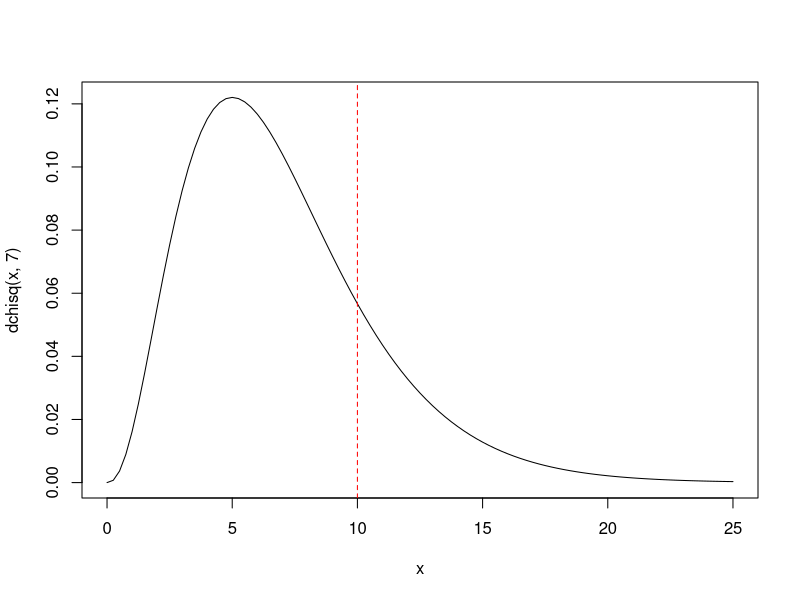
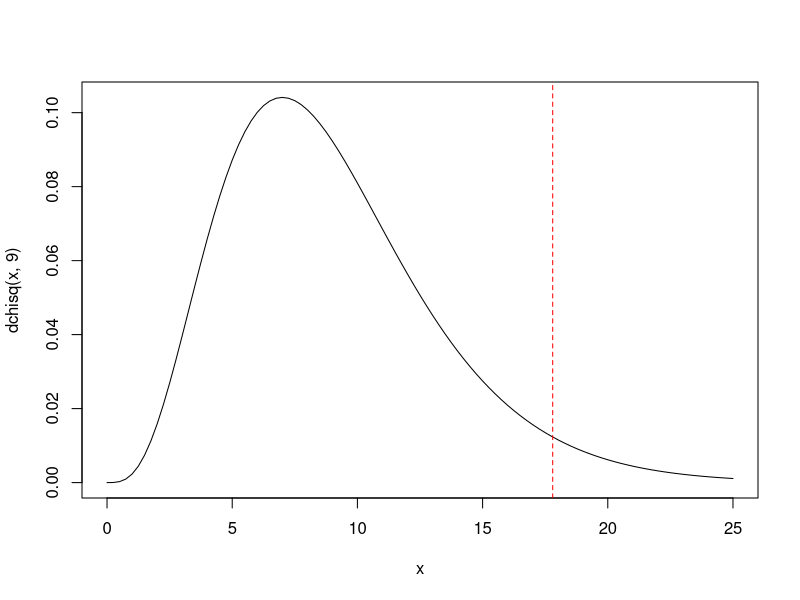
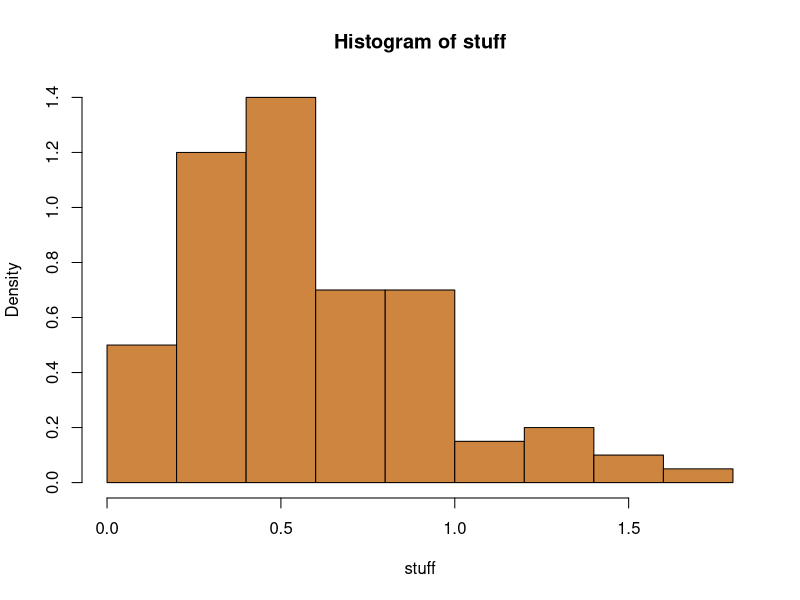
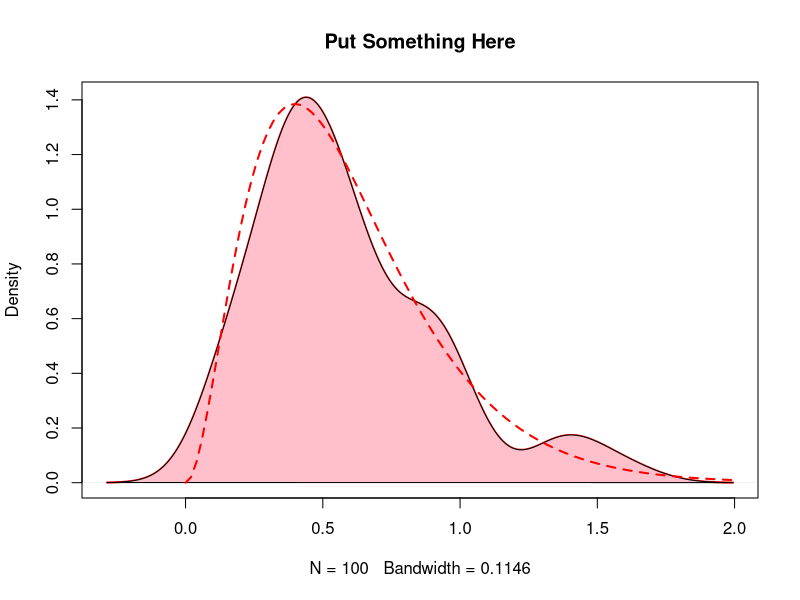
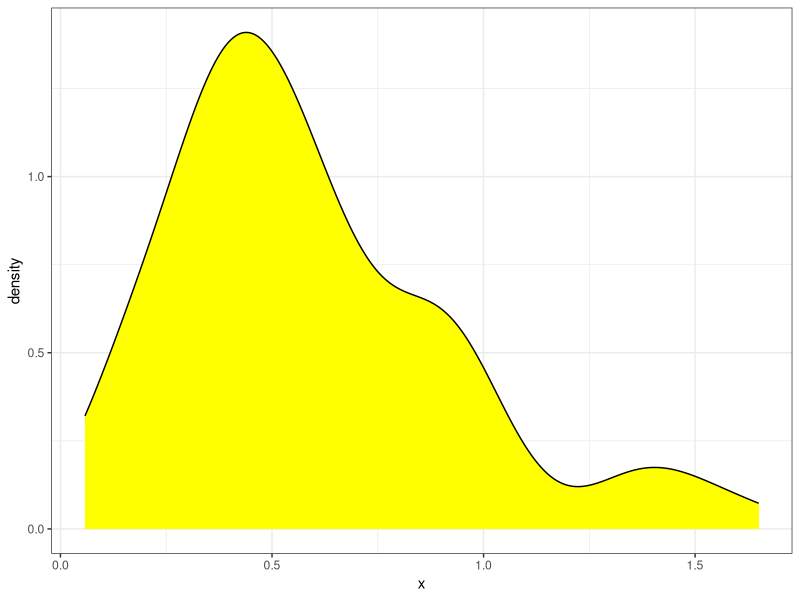
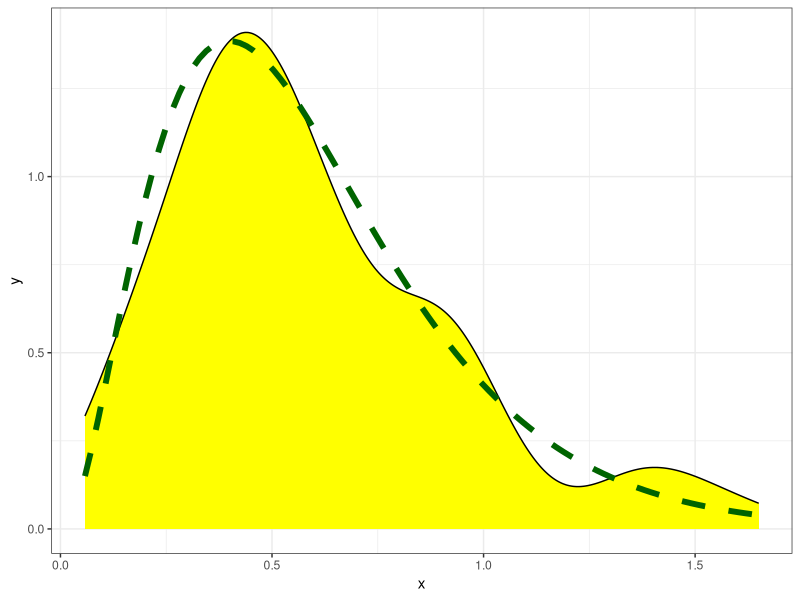

Here is the R script that generated these plots, in order:
set.seed(13)
stuff <- rgamma(100, 3, 6)
xbar <- mean(stuff)
VAR <- var(stuff)
c(xbar, VAR)
lambda <- xbar/VAR
alpha <- lambda*xbar
c(alpha, lambda)
qs <- qgamma(seq(0, 1, by = 0.1), alpha, lambda)
OB <- cut(stuff, breaks = qs, include.lowest = TRUE)
T1 <- xtabs(~OB)
OBS <- as.vector(T1)
OBS
EXP <- rep(10, 10)
X2obs <- sum((OBS - EXP)^2/EXP)
X2obs
pvalue <- pchisq(X2obs, 10 - 1 - 2, lower = FALSE)
pvalue
curve(dchisq(x, 7), 0, 25)
abline(v = X2obs, col = "red", lty = "dashed")
#########
qs <- qgamma(seq(0, 1, by = 0.1), 3, 6)
OB <- cut(stuff, breaks = qs, include.lowest = TRUE)
T1 <- xtabs(~OB)
T1
OBS <- as.vector(T1)
OBS
EXP <- rep(10, 10)
X2obs <- sum((OBS - EXP)^2/EXP)
X2obs
pvalue <- pchisq(X2obs, 10 - 1, lower = FALSE)
pvalue
curve(dchisq(x, 9), 0, 25)
abline(v = X2obs, col = "red", lty = "dashed")

####################################################
hist(stuff, freq= FALSE, col = "peru")
d.stuff <- density(stuff)
plot(d.stuff, col = "red", lwd = 2, main = "Put Something Here")
polygon(d.stuff, col = "pink")
curve(dgamma(x, alpha, lambda), 0, 2, add = TRUE, col = "red", lty = "dashed", lwd = 2)
#####################################################
library(ggplot2)
p <- ggplot(data = data.frame(x = stuff), aes(x = x)) + geom_density(fill = "yellow") + theme_bw()
p
p + stat_function(fun = dgamma, args = list(alpha, lambda), color ="darkgreen", lwd = 2, lty = "dashed")

